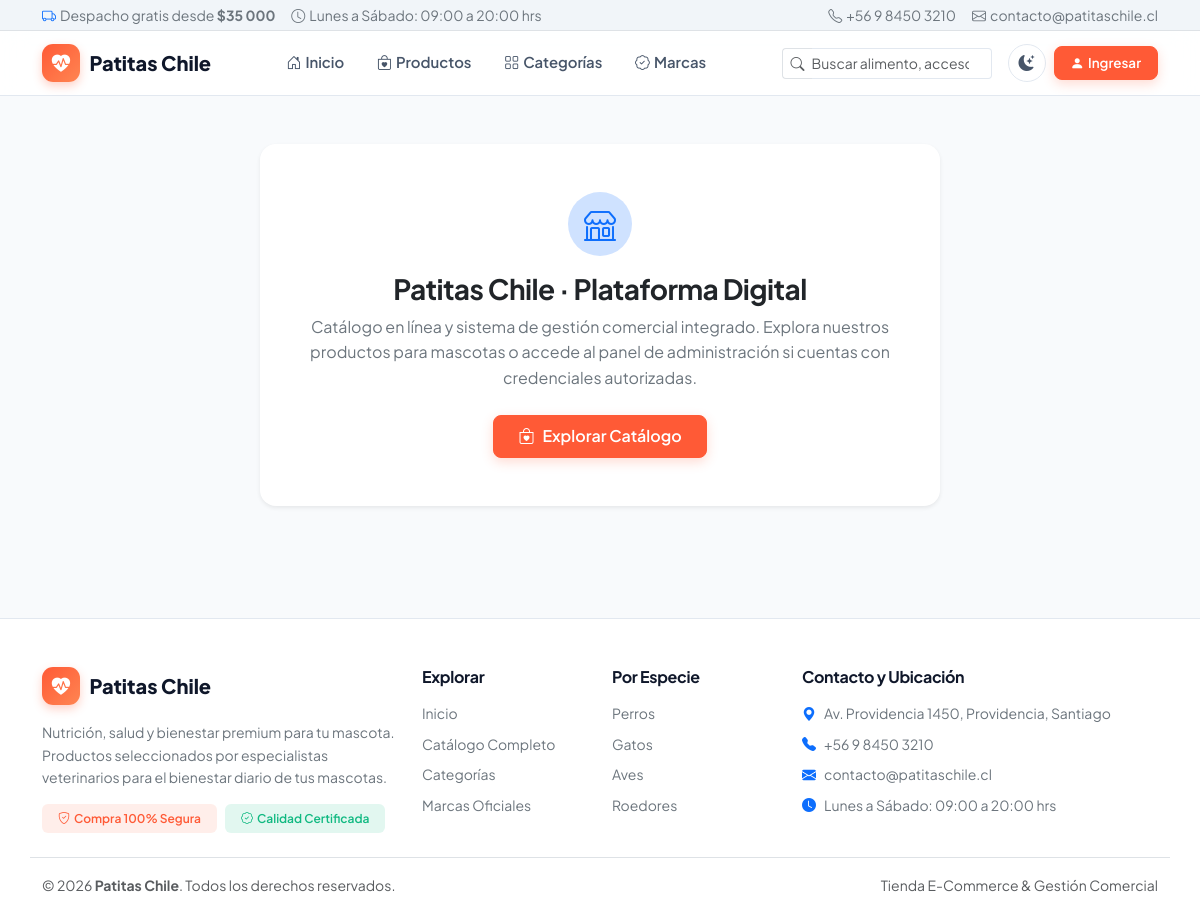
/api-docs/, run on the app's committed database.
### webapp/models.py (models this page shows, shortened)
class ConfiguracionTienda(models.Model):
    nombre_tienda = models.CharField(max_length=100, default='Patitas Chile')
    slogan = models.CharField(max_length=200, default='Nutrición, salud y bienestar premium para tu mascota')
    email_contacto = models.EmailField(default='contacto@patitaschile.cl')
    telefono_contacto = models.CharField(max_length=30, default='+56 9 8450 3210')
    direccion = models.CharField(max_length=200, default='Av. Providencia 1450, Providencia, Santiago')
    horario_atencion = models.CharField(max_length=120, default='Lunes a Sábado: 09:00 a 20:00 hrs')
    iva_porcentaje = models.PositiveIntegerField(default=19)
    stock_minimo_alerta = models.PositiveIntegerField(default=10)
    envio_gratis_desde = models.PositiveIntegerField(default=35000)
    actualizado = models.DateTimeField(auto_now=True)
    class Meta:
        verbose_name = 'Configuración de Tienda'
        verbose_name_plural = 'Configuraciones de Tienda'
    @classmethod
    def obtener(cls):
        obj, _ = cls.objects.get_or_create(pk=1)
        return obj

### webapp/views.py (the view)
# urls.py: path('api-docs/', views.api_docs, name='api_docs'),
def api_docs(request):
    return render(request, 'api_docs.html')

### templates/api_docs.html (shortened to what this page needs)
{% extends 'base.html' %}
{% block content %}
<div class="py-4 fade-in-up">
  <div class="card border-0 shadow-sm rounded-4 p-4 p-md-5 text-center mx-auto" style="max-width: 680px;">
    <div class="icon-box-lg bg-primary-subtle text-primary mx-auto mb-3 rounded-circle d-inline-flex align-items-center justify-content-center" style="width: 64px; height: 64px;">
      <i class="bi bi-shop fs-2"></i>
    </div>
    <h1 class="h3 fw-bold mb-2">{{ config_tienda.nombre_tienda }} · Plataforma Digital</h1>
    <p class="text-secondary mb-4">
      Catálogo en línea y sistema de gestión comercial integrado. Explora nuestros productos para mascotas o accede al panel de administración si cuentas con credenciales autorizadas.
    </p>
    <div class="d-flex justify-content-center gap-3 flex-wrap">
      <a href="{% url 'lista_productos' %}" class="btn btn-primary px-4">
        <i class="bi bi-bag-heart me-2"></i>Explorar Catálogo
      </a>
    </div>
  </div>
</div>
{% endblock %}

### templates/base.html (shortened to what this page needs)
{% load static %}
<!DOCTYPE html>
<html lang="es" data-bs-theme="light">
<head>
  <link href="https://cdn.jsdelivr.net/npm/bootstrap@5.3.3/dist/css/bootstrap.min.css" rel="stylesheet">
  <link rel="stylesheet" href="https://cdn.jsdelivr.net/npm/bootstrap-icons@1.11.3/font/bootstrap-icons.min.css">
  <link rel="stylesheet" href="{% static 'css/estilos.css' %}">
</head>
<body class="d-flex flex-column min-vh-100">
  <div class="border-bottom py-1 small" style="background-color: var(--bg-surface-alt);">
    <div class="container d-flex flex-wrap justify-content-between align-items-center gap-2">
      <div class="text-secondary d-flex align-items-center gap-3">
        <span><i class="bi bi-truck text-primary me-1"></i>Despacho gratis desde <strong>${{ config_tienda.envio_gratis_desde|floatformat:"0g" }}</strong></span>
        <span class="d-none d-md-inline"><i class="bi bi-clock me-1"></i>{{ config_tienda.horario_atencion }}</span>
      </div>
      <div class="text-secondary d-flex align-items-center gap-3">
        <span class="d-none d-sm-inline"><i class="bi bi-telephone me-1"></i>{{ config_tienda.telefono_contacto }}</span>
        <span><i class="bi bi-envelope me-1"></i>{{ config_tienda.email_contacto }}</span>
      </div>
    </div>
  </div>
  <nav class="navbar navbar-expand-lg navbar-patitas" aria-label="Navegación principal">
    <div class="container">
      <a class="brand-logo" href="{% url 'portal_home' %}">
        <span class="brand-icon"><i class="bi bi-heart-pulse-fill"></i></span>
        <span>{{ config_tienda.nombre_tienda }}</span>
      </a>
      <div class="d-flex align-items-center gap-2 order-lg-3">
        <button type="button" class="theme-toggle-btn" id="themeToggleBtn" aria-label="Cambiar modo de color" title="Cambiar modo claro/oscuro">
          <i class="bi bi-moon-stars-fill" id="themeToggleIcon"></i>
        </button>
        {% if user.is_authenticated %}
          {% if user.is_superuser %}
          <a class="btn btn-sm btn-primary d-inline-flex align-items-center gap-1" href="{% url 'admin_api' %}">
            <i class="bi bi-grid-1x2-fill"></i>
            <span>Panel Admin</span>
          </a>
          {% endif %}
          <div class="dropdown">
            <button class="btn btn-sm btn-outline-secondary dropdown-toggle d-inline-flex align-items-center gap-1 border" type="button" data-bs-toggle="dropdown" aria-expanded="false">
              <i class="bi bi-person-circle text-primary"></i>
              <span class="d-none d-sm-inline">{{ user.username }}</span>
            </button>
            <ul class="dropdown-menu dropdown-menu-end shadow border-0 rounded-3 mt-2">
              <li class="px-3 py-2 border-bottom">
                <div class="fw-bold small">{{ user.username }}</div>
                <div class="text-muted" style="font-size: 0.75rem;">
                  {% if user.is_superuser %}Administrador General{% elif user.is_staff %}Equipo Staff{% else %}Cliente Registrado{% endif %}
                </div>
              </li>
              {% if user.is_superuser %}
              <li><a class="dropdown-item py-2 small fw-semibold" href="{% url 'admin_api' %}"><i class="bi bi-speedometer2 me-2 text-primary"></i>Panel de Administración</a></li>
              <li><a class="dropdown-item py-2 small" href="{% url 'admin_api' %}?seccion=ventas"><i class="bi bi-receipt-cutoff me-2 text-success"></i>Contabilidad de Ventas</a></li>
              <li><a class="dropdown-item py-2 small" href="{% url 'admin_api' %}?seccion=productos"><i class="bi bi-box-seam me-2 text-info"></i>Gestión de Catálogo</a></li>
              <li><hr class="dropdown-divider"></li>
              {% endif %}
              <li><a class="dropdown-item py-2 small text-danger" href="{% url 'logout' %}"><i class="bi bi-box-arrow-right me-2"></i>Cerrar sesión</a></li>
            </ul>
          </div>
        {% else %}
          <a class="btn btn-sm btn-primary px-3" href="{% url 'login' %}">
            <i class="bi bi-person-fill me-1"></i>Ingresar
          </a>
        {% endif %}
      </div>
      <div class="collapse navbar-collapse order-lg-2" id="navMenu">
        <ul class="navbar-nav mx-auto mb-2 mb-lg-0 gap-1">
          <li class="nav-item">
            <a class="nav-link {% if nav_home %}active{% endif %}" href="{% url 'portal_home' %}">
              <i class="bi bi-house-door me-1"></i>Inicio
            </a>
          </li>
          <li class="nav-item">
            <a class="nav-link {% if nav_productos %}active{% endif %}" href="{% url 'lista_productos' %}">
              <i class="bi bi-bag-heart me-1"></i>Productos
            </a>
          </li>
          <li class="nav-item">
            <a class="nav-link {% if nav_categorias %}active{% endif %}" href="{% url 'lista_categorias' %}">
              <i class="bi bi-grid me-1"></i>Categorías
            </a>
          </li>
          <li class="nav-item">
            <a class="nav-link {% if nav_marcas %}active{% endif %}" href="{% url 'lista_marcas' %}">
              <i class="bi bi-patch-check me-1"></i>Marcas
            </a>
          </li>
        </ul>
        <form action="{% url 'lista_productos' %}" method="get" class="d-flex me-lg-3 my-2 my-lg-0" role="search">
          <div class="input-group input-group-sm">
            <span class="input-group-text bg-transparent border-end-0 text-muted"><i class="bi bi-search"></i></span>
            <input type="search" name="q" value="{{ q_sel|default:'' }}" class="form-control border-start-0 ps-0" placeholder="Buscar alimento, accesorio..." aria-label="Buscar productos">
          </div>
        </form>
      </div>
    </div>
  </nav>
  <main class="{% block main_class %}container my-4 flex-grow-1{% endblock %}">
    {% block content %}
    {% endblock %}
  </main>
  <footer class="footer-patitas pt-5 pb-4">
    <div class="container">
      <div class="row g-4 pb-4 border-bottom">
        <div class="col-lg-4">
          <a class="brand-logo mb-3" href="{% url 'portal_home' %}">
            <span class="brand-icon"><i class="bi bi-heart-pulse-fill"></i></span>
            <span>{{ config_tienda.nombre_tienda }}</span>
          </a>
          <p class="small text-secondary mb-3">{{ config_tienda.slogan }}. Productos seleccionados por especialistas veterinarios para el bienestar diario de tus mascotas.</p>
          <div class="d-flex gap-2">
            <span class="badge badge-soft-primary px-3 py-2"><i class="bi bi-shield-check me-1"></i>Compra 100% Segura</span>
            <span class="badge badge-soft-success px-3 py-2"><i class="bi bi-patch-check me-1"></i>Calidad Certificada</span>
          </div>
        </div>
        <div class="col-6 col-md-4 col-lg-2">
          <h6 class="fw-bold mb-3">Explorar</h6>
          <ul class="list-unstyled small d-flex flex-column gap-2 mb-0">
            <li><a href="{% url 'portal_home' %}" class="text-secondary text-decoration-none">Inicio</a></li>
            <li><a href="{% url 'lista_productos' %}" class="text-secondary text-decoration-none">Catálogo Completo</a></li>
            <li><a href="{% url 'lista_categorias' %}" class="text-secondary text-decoration-none">Categorías</a></li>
            <li><a href="{% url 'lista_marcas' %}" class="text-secondary text-decoration-none">Marcas Oficiales</a></li>
          </ul>
        </div>
        <div class="col-6 col-md-4 col-lg-2">
          <h6 class="fw-bold mb-3">Por Especie</h6>
          <ul class="list-unstyled small d-flex flex-column gap-2 mb-0">
            <li><a href="{% url 'lista_productos' %}?especie=perro" class="text-secondary text-decoration-none">Perros</a></li>
            <li><a href="{% url 'lista_productos' %}?especie=gato" class="text-secondary text-decoration-none">Gatos</a></li>
            <li><a href="{% url 'lista_productos' %}?especie=ave" class="text-secondary text-decoration-none">Aves</a></li>
            <li><a href="{% url 'lista_productos' %}?especie=roedor" class="text-secondary text-decoration-none">Roedores</a></li>
          </ul>
        </div>
        <div class="col-md-4 col-lg-4">
          <h6 class="fw-bold mb-3">Contacto y Ubicación</h6>
          <ul class="list-unstyled small d-flex flex-column gap-2 mb-0 text-secondary">
            <li><i class="bi bi-geo-alt-fill text-primary me-2"></i>{{ config_tienda.direccion }}</li>
            <li><i class="bi bi-telephone-fill text-primary me-2"></i>{{ config_tienda.telefono_contacto }}</li>
            <li><i class="bi bi-envelope-fill text-primary me-2"></i>{{ config_tienda.email_contacto }}</li>
            <li><i class="bi bi-clock-fill text-primary me-2"></i>{{ config_tienda.horario_atencion }}</li>
          </ul>
        </div>
      </div>
      <div class="d-flex flex-wrap justify-content-between align-items-center pt-3 small text-muted">
        <div>© {% now "Y" %} <strong>{{ config_tienda.nombre_tienda }}</strong>. Todos los derechos reservados.</div>
        <div>Tienda E-Commerce & Gestión Comercial</div>
      </div>
    </div>
  </footer>
</body>
</html>

### static/css/estilos.css (style rules this page uses)
:root, [data-bs-theme="light"] { --bg-body: #f8fafc; --bg-surface: #ffffff; --bg-surface-alt: #f1f5f9; --bg-glass: rgba(255, 255, 255, 0.88); --text-main: #0f172a; --text-secondary: #475569; --text-muted: #64748b; --border-color: #e2e8f0; --border-subtle: #f1f5f9; --primary: #ff5a36; --primary-hover: #e04624; --primary-soft: rgba(255, 90, 54, 0.1); --primary-border: rgba(255, 90, 54, 0.25); --teal: #0d9488; --teal-soft: rgba(13, 148, 136, 0.1); --indigo: #4f46e5; --indigo-soft: rgba(79, 70, 229, 0.1); --amber: #f59e0b; --amber-soft: rgba(245, 158, 11, 0.12); --emerald: #10b981; --emerald-soft: rgba(16, 185, 129, 0.12); --rose: #ef4444; --rose-soft: rgba(239, 68, 68, 0.12); --shadow-xs: 0 1px 2px rgba(15, 23, 42, 0.04); --shadow-sm: 0 4px 12px -2px rgba(15, 23, 42, 0.06), 0 2px 6px -1px rgba(15, 23, 42, 0.04); --shadow-md: 0 12px 24px -4px rgba(15, 23, 42, 0.08), 0 4px 8px -2px rgba(15, 23, 42, 0.04); --shadow-lg: 0 20px 32px -8px rgba(15, 23, 42, 0.12); --radius-sm: 0.5rem; --radius-md: 0.875rem; --radius-lg: 1.25rem; --radius-xl: 1.5rem; --transition-base: all 0.24s cubic-bezier(0.16, 1, 0.3, 1); }
body { font-family: 'Plus Jakarta Sans', 'Inter', system-ui, -apple-system, sans-serif; background-color: var(--bg-body); color: var(--text-main); line-height: 1.6; -webkit-font-smoothing: antialiased; transition: background-color 0.25s ease, color 0.25s ease; }
h1, h2, h3, h4, h5, h6, .fw-display { font-family: 'Plus Jakarta Sans', system-ui, sans-serif; letter-spacing: -0.02em; color: var(--text-main); }
a { transition: var(--transition-base); }
.btn { border-radius: var(--radius-sm); font-weight: 600; padding: 0.55rem 1.15rem; transition: var(--transition-base); }
.btn-sm { padding: 0.38rem 0.85rem; font-size: 0.84rem; }
.btn-primary { background-color: var(--primary); border-color: var(--primary); color: #fff; box-shadow: 0 4px 12px rgba(255, 90, 54, 0.22); }
.form-control, .form-select { background-color: var(--bg-surface); border: 1px solid var(--border-color); color: var(--text-main); border-radius: var(--radius-sm); padding: 0.58rem 0.9rem; transition: var(--transition-base); }
.navbar-patitas { background: var(--bg-glass); backdrop-filter: blur(14px); -webkit-backdrop-filter: blur(14px); border-bottom: 1px solid var(--border-color); padding: 0.75rem 0; position: sticky; top: 0; z-index: 1030; }
.brand-logo { display: inline-flex; align-items: center; gap: 0.6rem; font-weight: 800; font-size: 1.25rem; color: var(--text-main) !important; text-decoration: none; }
.brand-icon { width: 38px; height: 38px; border-radius: 11px; background: linear-gradient(135deg, var(--primary) 0%, #ff8552 100%); color: #fff; display: inline-flex; align-items: center; justify-content: center; font-size: 1.15rem; box-shadow: 0 4px 10px rgba(255, 90, 54, 0.28); }
.navbar-patitas .nav-link { color: var(--text-secondary) !important; font-weight: 600; font-size: 0.93rem; padding: 0.5rem 0.9rem !important; border-radius: var(--radius-sm); transition: var(--transition-base); }
.theme-toggle-btn { width: 38px; height: 38px; border-radius: 50%; border: 1px solid var(--border-color); background: var(--bg-surface); color: var(--text-secondary); display: inline-flex; align-items: center; justify-content: center; cursor: pointer; transition: var(--transition-base); }
.card, .surface-card { background-color: var(--bg-surface); border: 1px solid var(--border-color); border-radius: var(--radius-lg); box-shadow: var(--shadow-sm); transition: var(--transition-base); }
.badge-soft-primary { background-color: var(--primary-soft); color: var(--primary); font-weight: 600; }
.badge-soft-success { background-color: var(--emerald-soft); color: var(--emerald); font-weight: 600; }
.footer-patitas { background-color: var(--bg-surface); border-top: 1px solid var(--border-color); color: var(--text-secondary); margin-top: 4rem; }
.fade-in-up { animation: fadeInUp 0.4s cubic-bezier(0.16, 1, 0.3, 1) both; }

### data on the page
ConfiguracionTienda: envio_gratis_desde "35 000", horario_atencion "Lunes a Sábado: 09:00 a 20:00 hrs", telefono_contacto "+56 9 8450 3210", email_contacto "contacto@patitaschile.cl", nombre_tienda "Patitas Chile", slogan "Nutrición, salud y bienestar premium para tu mascota", direccion "Av. Providencia 1450, Providencia, Santiago"
